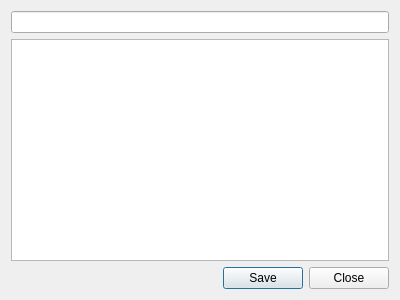
<?xml version="1.0" encoding="UTF-8"?>
<ui version="4.0">
 <class>NoteForm</class>
 <widget class="QDialog" name="NoteForm">
  <property name="geometry">
   <rect>
    <x>0</x>
    <y>0</y>
    <width>400</width>
    <height>300</height>
   </rect>
  </property>
  <property name="windowTitle">
   <string>Notes</string>
  </property>
  <layout class="QVBoxLayout" name="verticalLayout">
   <item>
    <widget class="QLineEdit" name="titleLineEdit"/>
   </item>
   <item>
    <widget class="QPlainTextEdit" name="textTextEdit"/>
   </item>
   <item>
    <layout class="QHBoxLayout" name="horizontalLayout">
     <item>
      <spacer name="horizontalSpacer">
       <property name="orientation">
        <enum>Qt::Orientation::Horizontal</enum>
       </property>
       <property name="sizeHint" stdset="0">
        <size>
         <width>40</width>
         <height>20</height>
        </size>
       </property>
      </spacer>
     </item>
     <item>
      <widget class="QPushButton" name="saveButton">
       <property name="text">
        <string>Save</string>
       </property>
      </widget>
     </item>
     <item>
      <widget class="QPushButton" name="closeButton">
       <property name="text">
        <string>Close</string>
       </property>
      </widget>
     </item>
    </layout>
   </item>
  </layout>
 </widget>
 <resources/>
 <connections/>
</ui>
